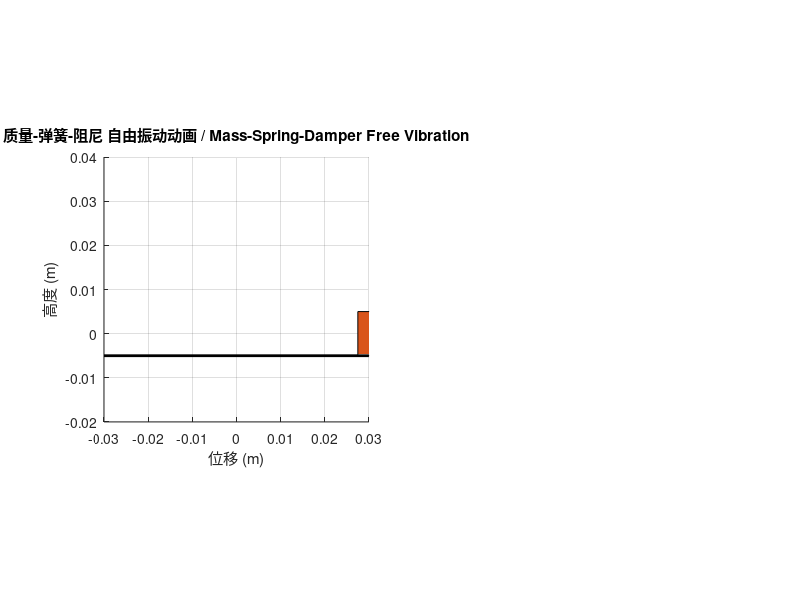

Source code (MATLAB): (Note: this script raises an error after producing the figure.)
clc; clear; close all; % 清理环境 / Clear environment

%% 参数设定 Parameters
m      = 0.1;            % 质量 Mass (kg)            
k      = 100;            % 弹簧刚度 Spring stiffness (N/m)
c      = 0.5;            % 阻尼系数 Damping coefficient (N·s/m)
x0     = 0.03;           % 初始位移 Initial displacement (m)
v0     = 0;              % 初速度 Initial velocity (m/s)
dt     = 0.007;          % 时间步长 Time step (s)
t_end  = 10;             % 仿真总时间 Total simulation time (s)
margin = 0.03;           % 动态 X 轴窗口边界 Window margin (m)

%% 初始条件 / Initial conditions
x       = x0;                   
v       = v0;                   
time    = 0:dt:t_end;          
N       = length(time);        
x_save  = zeros(size(time));   % 位移存储 Displacement storage
F_spring = zeros(size(time));  % 弹簧力存储 Spring force storage
gif_filename = 'm034_Free_eraser_stick_slip_animation_Subplot_disp_force.gif'; % 输出文件名 / Output file name

%% 绘图与动画设置 / Plot & Animation Setup
hFig = figure('Position',[100,100,1300,400], ...
              'CloseRequestFcn',@onFigureClose);  % 点击 X 时调用 / Close callback

% 左侧：动画子图 / Left subplot (animation)
subplot(1,2,1);
hold on; grid on; axis equal;
xlabel('位移 (m)'); ylabel('高度 (m)');
title('质量-弹簧-阻尼 自由振动动画 / Mass‐Spring‐Damper Free Vibration');
xlim([-margin, margin]); ylim([-0.02, 0.04]);
plot([-margin,margin],[-0.005,-0.005],'k','LineWidth',2);  % 地面 / Ground
mass_rect = rectangle('Position',[x-0.005/2,-0.005,0.01,0.01], ...
                      'FaceColor',[0.85 0.33 0.1]);         % 质量块 / Mass block
[sx,sy] = getSpringPoints(0,x,0.005,4,0.002,50);            % 弹簧 / Spring
spring_line = plot(sx,sy,'m','LineWidth',2);

% 显示初始位移 / Display initial displacement
text(-margin+0.005, 0.035, sprintf('初始位移 x_0 = %.2f m', x0), ...
     'FontSize',10, 'Color','k');

% 右侧：位移与弹簧力时程 / Right subplot (time response)
subplot(1,2,2);
hold on; grid on;
title('位移与弹簧力随时间变化 / Displacement & Spring Force vs Time');
xlabel('时间 (s)');
yyaxis left;  ylabel('位移 (m)');
h_disp  = plot(time,x_save,'r','LineWidth',1.5);
yyaxis right; ylabel('弹簧力 (N)');
h_force = plot(time,F_spring,'b--','LineWidth',1.5);
legend([h_disp,h_force],{'位移 x','弹簧力 -k x'}, ...
    'Location','northeast');
xlim([0 t_end]);

%% 数值积分与动画循环 / Integration & Animation Loop
for i = 1:10:N
    if ~ishandle(hFig)  % 检查窗口是否存在 / Exit if closed
        break;
    end

    % —— 计算自由振动 ——  
    a = (-k*x - c*v) / m;      % 加速度 / Acceleration
    v = v + a * dt;            % 速度 / Velocity
    x = x + v * dt;            % 位移 / Displacement

    x_save(i)   = x;           % 存储位移 / Store displacement
    F_spring(i) = -k * x;      % 存储弹簧力 / Store spring force

    % 更新左侧动画 / Update left subplot
    subplot(1,2,1);
    mass_rect.Position = [x-0.005/2,-0.005,0.01,0.01];
    [sx,sy] = getSpringPoints(0,x,0.005,4,0.002,50);
    set(spring_line,'XData',sx,'YData',sy);

    % 更新右侧时程 / Update right subplot
    subplot(1,2,2);
    yyaxis left;  set(h_disp, 'XData',time(1:i),'YData',x_save(1:i));
    yyaxis right; set(h_force,'XData',time(1:i),'YData',F_spring(1:i));

    drawnow;  % 刷新 / Refresh
    % ===== 保存为 GIF / Save to GIF =====
    t = time(i);                          % 当前时间 / current time
    if t <= 10                            % 只导出前 10 秒 / only first 10 s
        % 如果只想截左侧动画区：用 ax = subplot(1,2,1); 再 getframe(ax)
        frame = getframe(hFig);           % 抓取当前图像 / capture current figure
        im = frame2im(frame);             % 转为 RGB 图像 / to RGB image
        [imind, cm] = rgb2ind(im, 256);   % 转为索引色（GIF）/ indexed image for GIF
        delay_time = 1 * dt * 10;             % 帧间隔＝dt×步长10 / per-frame delay
    
        if i == 1                         % 首帧创建 / first frame creates file
            imwrite(imind, cm, gif_filename, 'gif', ...
                    'Loopcount', inf, 'DelayTime', delay_time);
        else                              % 后续帧追加 / append following frames
            imwrite(imind, cm, gif_filename, 'gif', ...
                    'WriteMode', 'append', 'DelayTime', delay_time);
        end
    end
end

% 循环结束后关闭窗口 / Delete figure if still exists
if ishandle(hFig)
    delete(hFig);
end

%% 本地函数 / Local Functions

function onFigureClose(src, ~)
    % 中文：点击 X 时删除窗口
    % EN: Delete figure when close button is clicked
    delete(src);
end

function [xs, ys] = getSpringPoints(x_start, x_end, y0, N_coils, amplitude, numPoints)
    % 中文：生成弹簧坐标点
    % EN: Generate spring coil coordinates
    t  = linspace(0,1,numPoints);
    xs = linspace(x_start, x_end, numPoints);
    ys = y0 + amplitude * sin(2*pi*N_coils*t);
end
